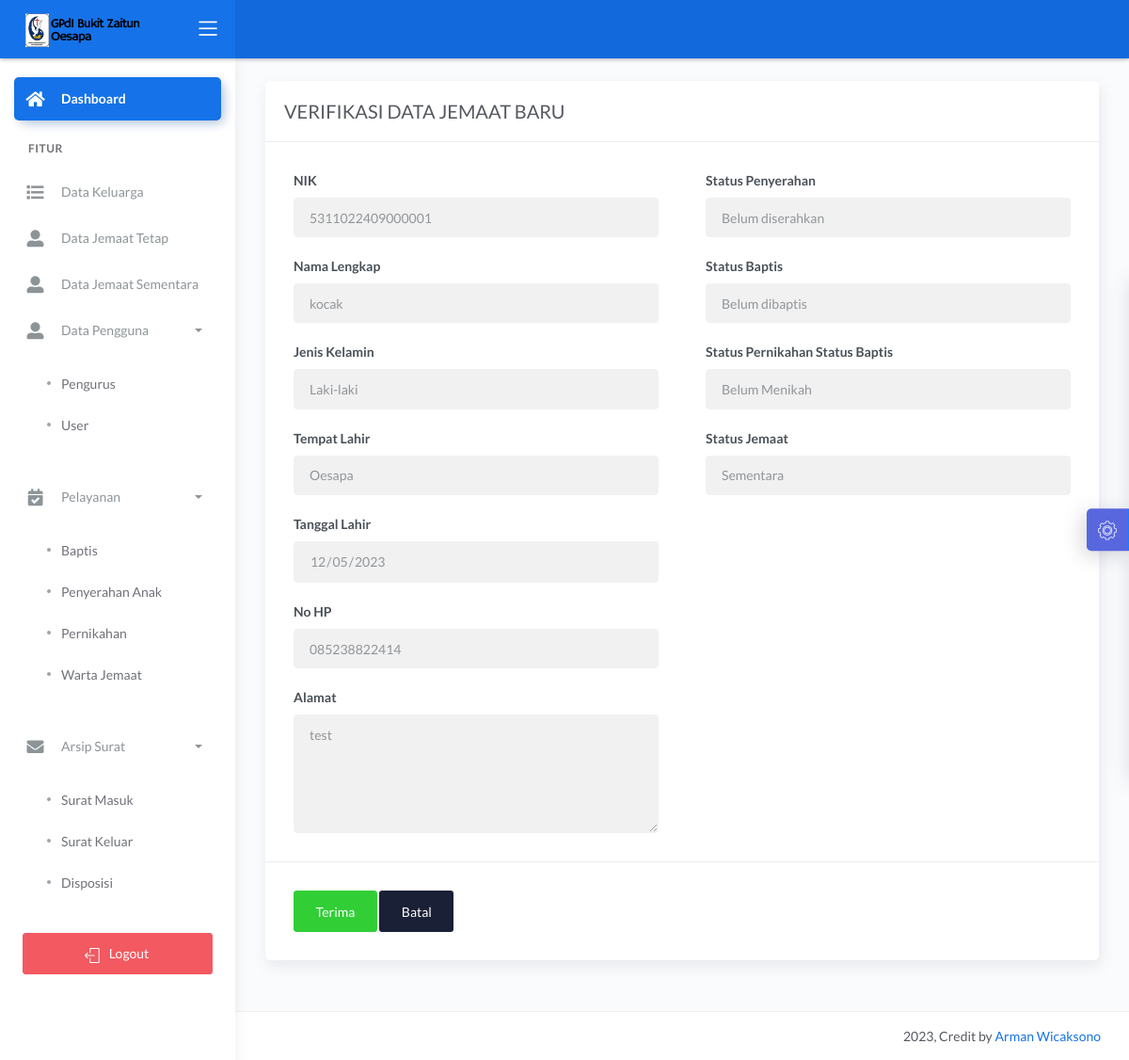
The page /dashboard/main2.php?halaman=verifikasi_jemaat&id_jemaat=528 (signed in) on the database its author committed.
### tables this page shows
CREATE TABLE `jemaat` (
  `id_jemaat` int(11) NOT NULL,
  `tanggal_pendaftaran` date DEFAULT NULL,
  `nik` varchar(16) DEFAULT NULL,
  `nama` varchar(50) NOT NULL,
  `tempat_lahir` varchar(20) NOT NULL,
  `tanggal_lahir` date NOT NULL,
  `no_hp` varchar(12) NOT NULL,
  `jenis_kelamin` enum('Laki-laki','Perempuan') NOT NULL,
  `alamat` text NOT NULL,
  `status_j` int(11) NOT NULL,
  `ket` varchar(10) NOT NULL,
  `username` varchar(20) NOT NULL,
  `password` varchar(20) NOT NULL,
  `baptis` int(11) NOT NULL,
  `penyerahan` int(11) NOT NULL,
  `pernikahan` int(11) NOT NULL
);

### dashboard/verifikasi_jemaat.php (the view, shortened to what this page needs)
<?php
if (isset($_GET['id_jemaat'])) {
	$id_jemaat = $_GET['id_jemaat'];
	$tampil_nik = "SELECT * FROM jemaat WHERE id_jemaat=$id_jemaat";
	$query = mysqli_query($konek, $tampil_nik);
	$data = mysqli_fetch_array($query, MYSQLI_BOTH);
	$nik = $data['nik'];
	$nama = $data['nama'];
	$tempat = $data['tempat_lahir'];
	$tanggal = $data['tanggal_lahir'];
	$jekel = $data['jenis_kelamin'];
    $alamat =$data['alamat'];
    $no_hp =$data['no_hp'];
    $ket =$data['ket'];
    $penyerahan =$data['penyerahan'];
    $baptis =$data['baptis'];
    $pernikahan =$data['pernikahan'];
}
?>
<link href="css/sweetalert.css" rel="stylesheet" type="text/css">
<div class="page-inner">
	<div class="row">
		<div class="col-md-12">
			<form method="POST">
				<div class="card">
					<div class="card-header">
						<div class="card-title">VERIFIKASI DATA JEMAAT BARU</div>
					</div>
					<div class="card-body">
					<div class="row">
							<div class="col-md-6 col-lg-6">
								<div class="form-group">
									<label>NIK</label>
									<input disabled type="number" name="nik" class="form-control" placeholder="NIK Anda.." value="<?= $nik; ?>">
								</div>
								<div class="form-group">
									<label>Nama Lengkap</label>
									<input disabled type="text" name="nama" class="form-control" placeholder="Nama Lengkap Anda.." value="<?= $nama; ?>">
								</div>
								<div class="form-group">
									<label>Jenis Kelamin</label>
									<input disabled type="text" name="nama" class="form-control" placeholder="Nama Lengkap Anda.." value="<?= $jekel; ?>">
								</div>
								<div class="form-group">
									<label>Tempat Lahir</label>
									<input disabled type="text" name="tempat" class="form-control" value="<?= $tempat; ?>">
								</div>
								<div class="form-group">
									<label>Tanggal Lahir</label>
									<input disabled type="date" name="tgl" class="form-control" value="<?= $tanggal; ?>">
								</div>
								<div class="form-group">
									<label for="comment">No HP</label>
									<input disabled type="text" name="no_hp" class="form-control" value="<?= $no_hp; ?>">
								</div>
								<div class="form-group">
									<label for="comment">Alamat</label>
									<textarea disabled class="form-control" name="alamat" rows="5"><?= $alamat ?></textarea>
								</div>
							</div>
							<div class="col-md-6 col-lg-6">
								<div class="form-group">
									<label>Status Penyerahan</label>
                                    <?php if ($penyerahan == 0) {
                                        $penyerahan = "Belum diserahkan";
                                    }else {
                                        $penyerahan = "Sudah diserahkan";
                                    } ?>
									<input disabled type="text" name="no_hp" class="form-control" value="<?= $penyerahan; ?>">
								</div>
								<div class="form-group">
									<label>Status Baptis</label>
                                    <?php if ($baptis == 0) {
                                        $baptis = "Belum dibaptis";
                                    }else {
                                        $baptis = "Sudah dibaptis";
                                    } ?>
									<input disabled type="text" name="no_hp" class="form-control" value="<?= $baptis; ?>">
								</div>
								<div class="form-group">
									<label>Status Pernikahan</label>
									<label>Status Baptis</label>
                                    <?php if ($pernikahan == 0) {
                                        $pernikahan = "Belum Menikah";
                                    }else if ($pernikahan == 1) {
                                        $pernikahan = "Sudah Menikah";
                                    }else {
                                        $pernikahan = "Janda/Duda";
                                    } ?>
									<input disabled type="text" name="no_hp" class="form-control" value="<?= $pernikahan; ?>">
								</div>
								<div class="form-group">
									<label>Status Jemaat</label>
                                    <?php if ($ket == 0) {
                                        $ket = "Sementara";
                                    }else {
                                        $ket = "Tetap";
                                    } ?>
									<input disabled type="text" name="no_hp" class="form-control" value="<?= $ket; ?>">
								</div>
							</div>
						</div>
					</div>
					<div class="card-action">
						<button name="ubah" class="btn btn-success">Terima</button>
						<a href="main2.php" class="btn btn-default">Batal</a>
					</div>
				</div>
		</div>
	</div>
</div>

### rows shown on the page
jemaat: nik "5311022409000001", nama "kocak", nama "Laki-laki", tempat "Oesapa", tgl "12/05/2023", no_hp "085238822414", alamat "test", no_hp "Belum diserahkan", no_hp "Belum dibaptis", no_hp "Belum Menikah", no_hp "Sementara"
